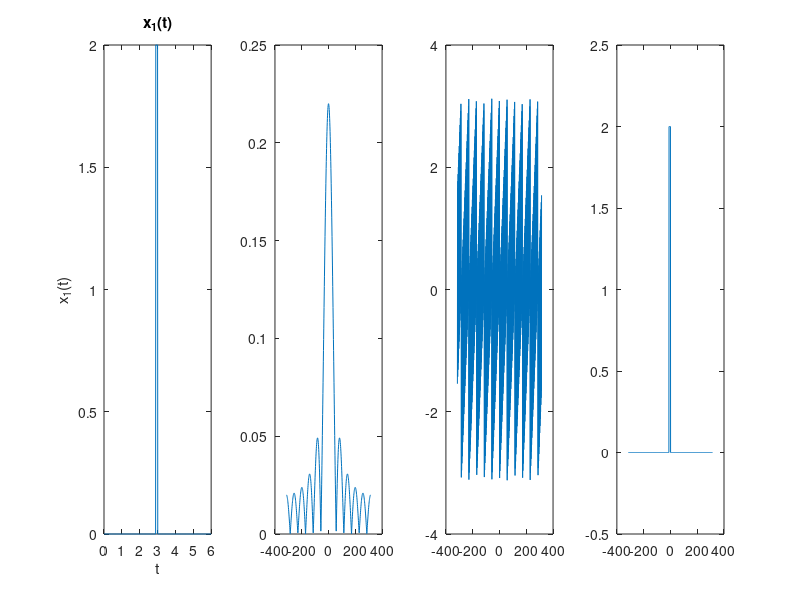

The MATLAB script that drew this image:
clear;

T=6;

inct=0.01;
t=0:inct:T;
fs=1/inct;
N=T/inct; % Definimos el número de muestras
x= 0.*(t<2.9)+2.*((t>=2.9)&(t<=3))+0.*(t>3);

subplot(1,4,1);
plot(t,x)
xlabel('t');
ylabel('x_1(t)');
title('x_1(t)');



X1=fft(x)/fs; % Calculamos la FFT y dividimos entre fs para ajustar la amplitud de la FFT y que se corresponda con la amplitud real de la FT
wn=2*pi*(-fs/2:fs/N:fs/2); % Definimos el eje de frecuencias centrado
incw=2*pi*fs/N; % Mínimo incremento frecuencial (entre muestras contiguas)

subplot(1,4,2);
plot(wn,abs(fftshift(X1))); % Representamos la FT

subplot(1,4,3);
plot(wn,angle(fftshift(X1)));

subplot(1,4,4);
plot(wn,ifft(X1)/inct)
